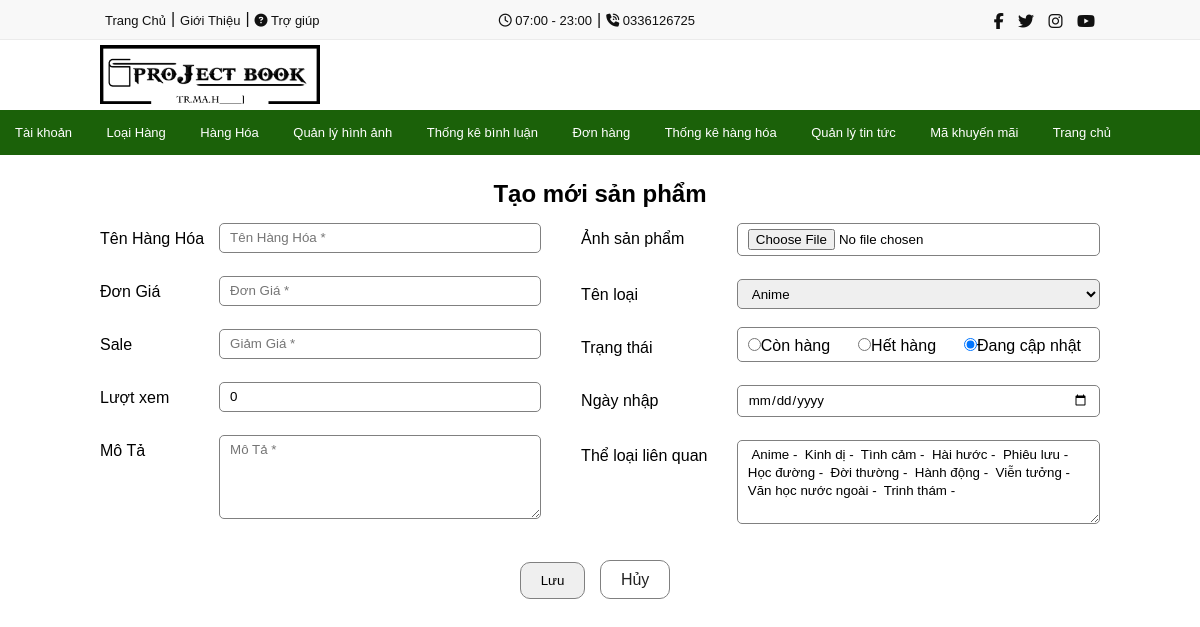
Screenshot of /admin/products/tao-sp.php (signed in) with the database file from the repository.
### tables this page shows
CREATE TABLE `manage_img` (
  `id` int(11) NOT NULL,
  `banner1` varchar(255) NOT NULL,
  `banner2` varchar(255) NOT NULL,
  `banner3` varchar(255) NOT NULL,
  `logo` varchar(255) NOT NULL
);

CREATE TABLE `sectors` (
  `ma_loai` int(11) NOT NULL,
  `ten_loai` varchar(255) NOT NULL
);

### lib/db.php (called while the page is built, shortened)
<?php
   $host = "localhost";
   $user = "root";
   $password = "";
   $db = "pt15317project1";
   $conn = null;
   try {
       $conn = new PDO("mysql:host=$host;dbname=$db;charset=utf8", $user,$password);
   } catch (PDOException $e) {
       echo $e->getMessage();
   }
   function dbfetchAll($sql){
    global $conn;
    $stmt = $conn->prepare($sql);
    $stmt->execute();
    $result = $stmt->fetchAll();
    return $result;
   }
?>

### admin/products/tao-sp.php (the view, shortened to what this page needs)
<?php
require_once "../../lib/db.php";
$sql = "select * from sectors";
$sectors = dbfetchAll($sql);
?>
<!DOCTYPE html>
<html lang="en">
<head>
</head>
<body>
    <?php include_once "../../_share/header-admin.php" ?>
    <main class="container-fluid">
        <h2>Tạo mới sản phẩm</h2>
        <form action="<?= BASE_URL_S ?>products/luu-tao.php" method="POST" enctype="multipart/form-data">
            <div class="row">
                <div class="col-md-6">
                    <div class="form-group">
                        <label for="">Tên Hàng Hóa</label>
                        <input type="text" name="name" class="form-control" placeholder="Tên Hàng Hóa *">
                    </div>
                    <br>
                    <div class="form-group">
                        <label for="">Đơn Giá</label>
                        <input type="number" name="don_gia" class="form-control" placeholder="Đơn Giá *">
                    </div>
                    <br>
                    <div class="form-group">
                        <label for="">Sale</label>
                        <input type="text" name="sale" class="form-control" placeholder="Giảm Giá *">
                    </div>
                    <br>
                    <div class="form-group">
                        <label for="">Lượt xem</label>
                        <input type="text" name="luot_xem" readonly value="0" class="form-control">
                    </div><br>
                    <div class="form-group">
                        <label for="">Mô Tả</label>
                        <textarea name="mo_ta" rows="4" cols="85" placeholder="Mô Tả *"></textarea><br>
                    </div>
                </div>
                <div class="col-md-7">
                    <div class="form-group">
                        <label for="">Ảnh sản phẩm</label>
                        <input type="file" name="image" class="form-control">
                    </div><br>
                    <div class="form-group">
                        <label for="">Tên loại</label>
                        <select name="tenloai">
                            <?php foreach ($sectors as $c):?>
                            <option value="<?= $c['ma_loai'] ?>">
                                <?= $c['ten_loai']?>
                            </option>
                            <?php endforeach ?>
                        </select>
                    </div><br>
                    <div class="form-group">
                        <label for="">Trạng thái</label>
                        <div class="hdd">
                            <label><input name="trang_thai" value="0" type="radio">Còn hàng</label>
                            <label><input name="trang_thai" value="1" type="radio" checked>Hết hàng</label>
                            <label><input name="trang_thai" value="2" type="radio" checked>Đang cập nhật</label>
                        </div>
                    </div><br>
                    <div class="form-group">
                        <label for="">Ngày nhập</label>
                        <input type="date" name="ngay_nhap" class="form-control">
                    </div><br>
                    <div class="form-group">
                        <label for="">Thể loại liên quan</label>
                        <textarea name="theloailq" rows="4"
                            cols="85"><?php foreach ($sectors as $c):?> <?= $c['ten_loai']?> - <?php endforeach ?></textarea><br>
                    </div>
                </div>
            </div>
            <div class="align">
                <button type="submit">Lưu</button>
                <a href="<?= BASE_URL_3 ?>">Hủy</a>
            </div>
        </form>
    </main>
</body>
</html>

### _share/header-admin.php (shortened to what this page needs)
<link rel="stylesheet" href="<?= BASE_URL_B ?>_share/header-admin.css">
<header>
    <div class="header-top">
        <div class="header-top-top">
            <div class="header-top-left">
                <a href="<?= BASE_URL_C ?>">
                    Trang Chủ
                </a>
                <p>|</p>
                <a href="<?= BASE_URL ?>">
                    Giới Thiệu
                </a>
                <p>|</p>
                <a href="<?= BASE_URL ?>">
                    <i class="fa fa-question-circle"></i> Trợ giúp
                </a>
            </div>
            <div class="header-top-center">
                <a href="<?= BASE_URL ?>">
                    <i class="far fa-clock"></i> 07:00 - 23:00
                </a>
                <p>|</p>
                <a href="<?= BASE_URL ?>">
                    <i class="fas fa-phone-volume"></i> 0336126725
                </a>
            </div>
            <div class="header-top-right">
                <a href="<?= BASE_URL ?>"><span class="fab fa-facebook-f"></span></a>
                <a href="<?= BASE_URL ?>"><span class="fab fa-twitter"></span></a>
                <a href="<?= BASE_URL ?>"><span class="fab fa-instagram"></span></a>
                <a href="<?= BASE_URL ?>"><span class="fab fa-youtube"></span></a>
            </div>
        </div>
    </div>
    <?php
    $sql = "select * from manage_img";
    $produccts = dbfetchAll($sql);
    ?>
    <div class="header-bottom">
        <div class="header-logo">
            <?php foreach($produccts as $key => $cursor):?>
            <img src="<?= BASE_URL_B . $cursor['logo'] ?>" class="img-fluid">
            <?php endforeach?>
        </div>
        <div class="header-search">
        </div>
    </div>
</header>
<div class="header-navbar">
    <nav class="navbarad2">
        <ul>
            <div class="header-navbar-nav-left2">
                <li class="nav-item active">
                    <a class="nav-link" href="<?= BASE_URL_1 ?>">Tài khoản</a>
                </li>
                <li class="nav-item active">
                    <a class="nav-link" href="<?= BASE_URL_2 ?>">Loại Hàng<span class="sr-only">(current)</span></a>
                </li>
                <li class="nav-item">
                    <a class="nav-link" href="<?= BASE_URL_3 ?>">Hàng Hóa<span class="sr-only">(current)</span></a>
                </li>
                <li class="nav-item">
                    <a class="nav-link" href="<?= BASE_URL_12 ?>">Quản lý hình ảnh</a>
                </li>
                <li class="nav-item">
                    <a class="nav-link" href="<?= BASE_URL_13 ?>">Thống kê bình luận</a>
                </li>
                <li class="nav-item">
                    <a class="nav-link" href="<?= BASE_URL_6 ?>">Đơn hàng</a>
                </li>
                <li class="nav-item">
                    <a class="nav-link" href="<?= BASE_URL_7 ?>">Thống kê hàng hóa</a>
                </li>
                <li class="nav-item">
                    <a class="nav-link" href="<?= BASE_URL_16 ?>">Quản lý tin tức</a>
                </li>
                <li class="nav-item">
                    <a class="nav-link" href="<?= BASE_URL_S ?>code_sale/code_sale.php">Mã khuyến mãi</a>
                </li>
                <li class="nav-item">
                    <a class="nav-link" href="<?= BASE_URL_H ?>?action=index">Trang chủ</a>
                </li>
            </div>
        </ul>
    </nav>
</div>

### _share/header-admin.css (style rules this page uses)
* { margin: 0; padding: 0; box-sizing: border-box; font-family: 'Poppins', sans-serif; }
html, body { overflow-x: hidden; width: 100%; }
header { width: 100%; }
header .header-top { padding-top: 8px; width: 100%; height: 40px; background: #f8f8f8; border-bottom: 1px solid #ebebeb; }
header .header-top-top { width: 1000px; height: 24px; margin: auto; background: #f8f8f8; display: grid; grid-template-columns: auto auto auto; }
header .header-top-top i { color: #111111; }
header .header-top-left { height: 24px; display: flex; color: #111111; }
header .header-top-left a { color: #111111; font-size: 13px; text-decoration: none; padding: 0 5px 0 5px; line-height: 25px; }
header .header-top-left p { margin: 2px 0 0 0; }
header .header-top-center { display: flex; text-align: center; padding: 0 0 0 25px; color: #111111; }
header .header-top-center p { line-height: 23px; }
header .header-top-center a { color: #111111; padding: 0 5px 0 5px; text-decoration: none; font-size: 13px; line-height: 25px; }
header .header-top-right { height: 24px; text-align: right; padding: 5px 0 0 0; list-style-type: none; }
header .header-top-right a { margin: 5px 5px 0 5px; padding: 0; text-decoration: none; color: #111111; }
header .header-top-right a span { color: #111111; font-size: 16px; }
header .header-bottom { width: 1000px; height: 70px; margin: auto; display: flex; padding: 5px 0 0 0; display: grid; grid-template-columns: auto auto auto; }
.header-logo { margin: 0; padding: 0; width: 220px; }
.header-logo img { width: 100%; }
.header-search { margin: 9px 10px 0 25px; height: 40px; width: 520px; }
.header-navbar { background: #1b6109; }
nav { width: 1200px; margin: auto; }
nav::after { content: ''; clear: both; display: table; }
nav ul { width: 100%; margin: 0 0 0 0; position: relative; }
nav ul li { display: inline-block; margin: 0; padding: 0; background: #1b6109; }
nav ul li a { text-decoration: none; color: #fff; padding: 15px 15px; font-size: 13px; line-height: 45px; }

### admin/products/tao-sp.php (style rules this page uses)
main { width: 1000px; margin: auto; }
main h2 { text-align: center; margin: 25px 0 10px 0; }
main form .row { display: grid; grid-template-columns: auto auto; }
main form .row .col-md-6 .form-group { display: grid; grid-template-columns: 27% auto; }
main form .row .col-md-6 .form-group .hdd, main form .row .col-md-7 .form-group .hdd { display: grid; grid-template-columns: auto auto auto; border: 1px solid gray; border-radius: 5px; }
main form .row .col-md-6 .form-group .hdd label, main form .row .col-md-7 .form-group .hdd label { margin: 5px 0 0 0; padding: 0 0 0 10px; }
main form .row .col-md-7 .form-group { display: grid; grid-template-columns: 30% auto; margin: 0 0 0 40px; }
main form .row .col-md-6 .form-group label, main form .row .col-md-7 .form-group label { margin: 12px 0 5px 0; }
main form .row .col-md-6 .form-group input, main form .row .col-md-7 .form-group input, main form .row .col-md-7 .form-group select, main form .row .col-md-7 .form-group textarea, main form .row .col-md-6 .form-group textarea { margin: 5px 0 0 0; padding: 5px 10px; line-height: 18px; border: 1px solid gray; border-radius: 5px; }
.align { text-align: center; margin: 20px 0 0 0; }
.align button { padding: 10px 20px; border: 1px solid gray; border-radius: 10px; cursor: pointer; margin: 0 10px 0 0; }
.align a { padding: 10px 20px; border: 1px solid gray; border-radius: 10px; cursor: pointer; margin: 0 10px 0 0; color: #222; text-decoration: none; }

### _share/header-admin.php (style rules this page uses)
nav ul li a { text-decoration: none; color: #fff; padding: 15px 15px; font-size: 13px; line-height: 45px; }

### rows the page displays
manage_img: logo (picture)
sectors: theloailq "Anime - Kinh dị - Tình cảm - Hài hước - Phiêu lưu - Học đường - Đời thường - Hành động - Viễn tưởng - Văn học nước ngoài - Trinh thám -"

### other values shown
form field tenloai "Anime"
